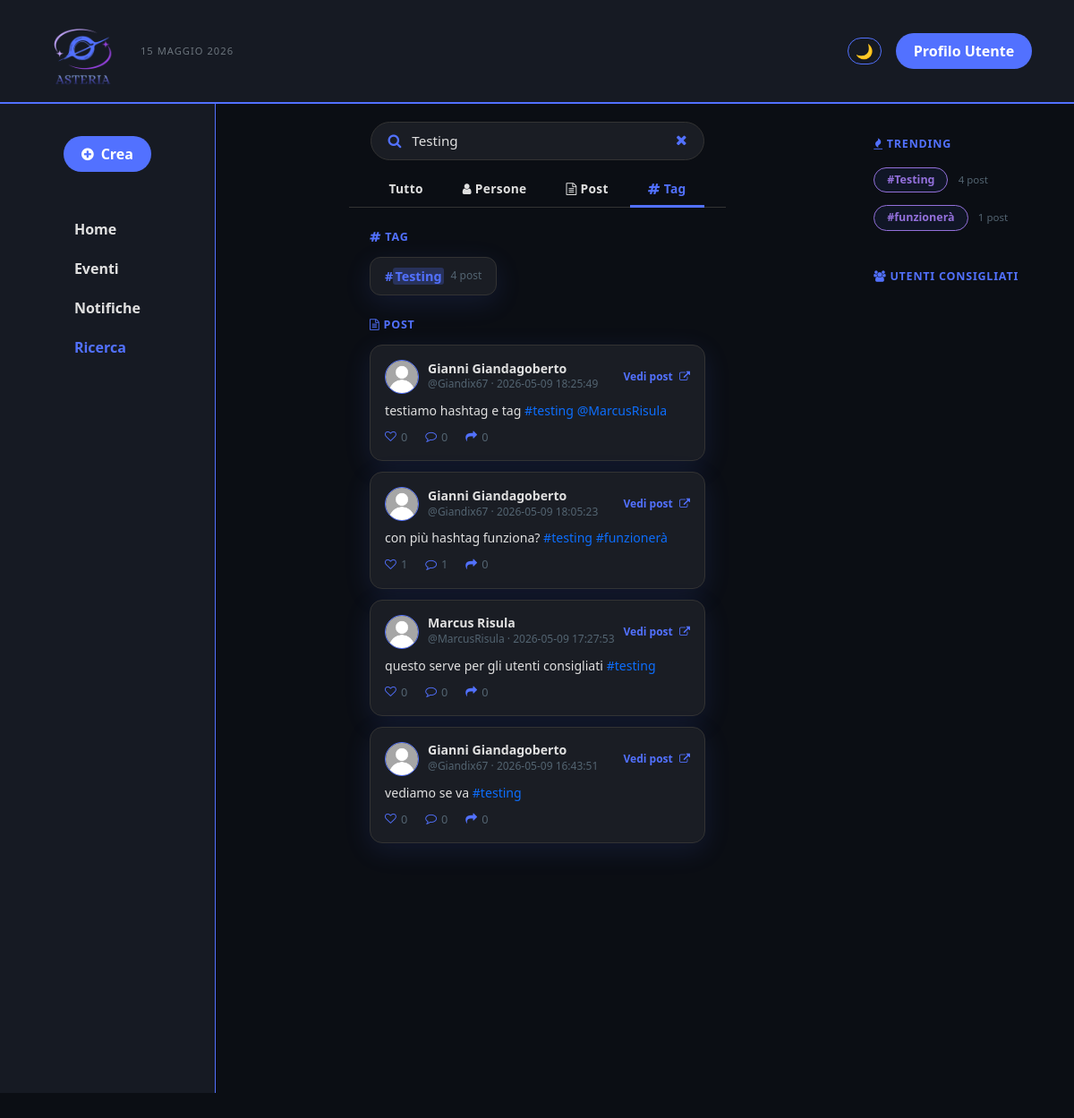
Page /ricerca.php?tag=Testing&f=tag (signed in) on the committed database.
### tables this page shows
CREATE TABLE `post` (
  `Id_Post` int(30) NOT NULL,
  `NumLike` int(4) DEFAULT 0,
  `Condivisioni` int(4) DEFAULT 0,
  `Allegato` varchar(100) DEFAULT NULL,
  `Descrizione` varchar(300) NOT NULL,
  `Data_post` datetime NOT NULL,
  `Utente` varchar(15) NOT NULL
);

CREATE TABLE `utenti` (
  `Nome` varchar(15) NOT NULL,
  `Cognome` varchar(15) NOT NULL,
  `NomeUtente` varchar(15) NOT NULL,
  `DataNascita` date DEFAULT NULL,
  `Foto` varchar(300) NOT NULL DEFAULT 'Utente.png',
  `Descrizione` varchar(200) DEFAULT NULL,
  `Password` varchar(100) NOT NULL,
  `Livello` int(2) NOT NULL DEFAULT 1
);

### Ricerca.php (the view, shortened to what this page needs)
<?php
include "Connessione.php";
$NomeUtente = $_SESSION['user'];
$query      = trim($_GET['q']   ?? '');
$filtro     = $_GET['f']        ?? 'tutto';
$tagCercato = trim($_GET['tag'] ?? '');
if ($tagCercato !== '') {
    $query  = $tagCercato;
    $filtro = 'tag';
}
$utenti = [];
$post   = [];
$tags   = [];
$trending = [];
try {
    $conn = new PDO("mysql:host=$host;dbname=$db", $user, $password);
    $conn->setAttribute(PDO::ATTR_ERRMODE, PDO::ERRMODE_EXCEPTION);
    $sqlTrending = "SELECT t.NomeTag, COUNT(tp.Id_Post) AS totale
                    FROM tag t
                    JOIN tagpost tp ON t.Id_Tag = tp.Id_Tag
                    GROUP BY t.Id_Tag
                    ORDER BY totale DESC
                    LIMIT 10";
    $trending = $conn->query($sqlTrending)->fetchAll(PDO::FETCH_ASSOC);
    if ($query !== '') {
        $like = '%' . $query . '%';
        if ($filtro === 'tutto' || $filtro === 'tag') {
            $sqlT = "SELECT t.NomeTag, COUNT(tp.Id_Post) AS totale
                     FROM tag t
                     JOIN tagpost tp ON t.Id_Tag = tp.Id_Tag
                     WHERE t.NomeTag LIKE ?
                     GROUP BY t.Id_Tag
                     ORDER BY totale DESC
                     LIMIT 20";
            $stmtT = $conn->prepare($sqlT);
            $stmtT->execute([$like]);
            $tags = $stmtT->fetchAll(PDO::FETCH_ASSOC);
        }
        if ($filtro === 'tag') {
            $sqlPT = "SELECT p.Id_Post, p.Descrizione, p.Allegato, p.Data_post,
                             p.NumLike, p.Condivisioni, p.Utente,
                             (SELECT COUNT(*) FROM commenti WHERE Id_Post = p.Id_Post) AS NumCommenti,
                             u.Nome, u.Cognome, u.Foto
                      FROM post p
                      JOIN utenti u ON u.NomeUtente = p.Utente
                      JOIN tagpost tp ON tp.Id_Post = p.Id_Post
                      JOIN tag t ON t.Id_Tag = tp.Id_Tag
                      WHERE t.NomeTag LIKE ?
                      ORDER BY p.Data_post DESC
                      LIMIT 30";
            $stmtPT = $conn->prepare($sqlPT);
            $stmtPT->execute([$like]);
            $postTag = $stmtPT->fetchAll(PDO::FETCH_ASSOC);
            if (!empty($postTag)) {
                $post = array_merge($post, $postTag);
                $seen = [];
                $post = array_filter($post, function($p) use (&$seen) {
                    if (in_array($p['Id_Post'], $seen)) return false;
                    $seen[] = $p['Id_Post'];
                    return true;
                });
            }
        }
    }
} catch (PDOException $e) {
    die("Errore database: " . $e->getMessage());
}
function highlight($testo, $query) {
    $escaped = htmlspecialchars($testo);
    $q = preg_quote(htmlspecialchars($query), '/');
    return preg_replace('/(' . $q . ')/i', '<mark style="background:rgba(82,113,255,0.25);color:inherit;border-radius:3px;padding:0 2px;">$1</mark>', $escaped);
}
function parseDescr($testo, $query = '') {
    $testo = htmlspecialchars($testo);
    $testo = preg_replace('/#([^\s!,?]+)/', '<a class="tag" href="ricerca.php?tag=$1">#$1</a>', $testo);
    $testo = preg_replace('/@([^\s!,?]+)/', '<a class="tag" href="Profilo.php?user=$1">@$1</a>', $testo);
    return $testo;
}
?>
<!DOCTYPE html>
<html lang="it">
<head>
    <link href="https://cdn.jsdelivr.net/npm/bootstrap@5.3.3/dist/css/bootstrap.min.css" rel="stylesheet">
    <link rel="stylesheet" href="//netdna.bootstrapcdn.com/font-awesome/4.1.0/css/font-awesome.min.css">
    <link rel="stylesheet" href="StileAsteria.css">
    <link rel="stylesheet" href="StileRicerca.css">
</head>
<body>
    <nav class="navbar navbar-expand-lg sticky-top">
        <div class="container-fluid px-0">
            <div class="nav-section-left d-flex align-items-center justify-content-center">
                <a class="navbar-brand d-flex align-items-center m-0" href="#">
                    <img src="LogoTrasparente.png" alt="Asteria Logo" class="logo-img">
                    <small id="current-date" class="text-secondary ms-2"
                           style="font-size:0.7rem; letter-spacing:1px; white-space:nowrap;"></small>
                </a>
            </div>
            <div class="nav-section-right d-flex align-items-center justify-content-center">
                <div class="theme-switch-wrapper me-3">
                    <button id="theme-toggle">🌙</button>
                </div>
                <button class="btn btn-custom rounded-pill fw-bold"
                        onclick="location.href='Profilo.php?user=<?= $NomeUtente ?>'">
                    Profilo Utente
                </button>
            </div>
        </div>
    </nav>
    <div class="contenitore">
        <div class="sezione sinistra">
            <div class="d-grid gap-2 p-3">
                <button class="btn btn-custom rounded-pill fw-bold"
                        onclick="location.href='CreaPost.php'">
                    <i class="fa fa-plus-circle me-2"></i>Crea
                </button>
            </div>
            <div class="mt-3">
                <li class="nav-item"><a class="nav-link px-3" href="Asteria.php">Home</a></li>
                <li class="nav-item"><a class="nav-link px-3" href="eventi.php">Eventi</a></li>
                <li class="nav-item"><a class="nav-link px-3" href="Asteria.php">Notifiche</a></li>
                <li class="nav-item">
                    <a class="nav-link px-3" href="ricerca.php"
                       style="color: var(--primary-color) !important;"></i>Ricerca
                    </a>
                </li>
            </div>
        </div>
        <div class="sezione centro">
            <div class="ricerca-header">
                <form method="GET" action="ricerca.php" id="form-ricerca">
                    <div class="ricerca-input-wrapper">
                        <i class="fa fa-search"></i>
                        <input type="text"
                               name="q"
                               id="input-ricerca"
                               placeholder="Cerca persone, post, #tag…"
                               value="<?= htmlspecialchars($query) ?>"
                               autocomplete="off">
                        <button type="button" class="clear-btn" id="clear-btn" onclick="clearRicerca()">
                            <i class="fa fa-times"></i>
                        </button>
                    </div>
                </form>
                <div class="filtri-tabs">
                    <button class="<?= $filtro === 'tutto'   ? 'active' : '' ?>"
                            onclick="setFiltro('tutto')">Tutto</button>
                    <button class="<?= $filtro === 'utenti'  ? 'active' : '' ?>"
                            onclick="setFiltro('utenti')">
                        <i class="fa fa-user me-1"></i>Persone
                    </button>
                    <button class="<?= $filtro === 'post'    ? 'active' : '' ?>"
                            onclick="setFiltro('post')">
                        <i class="fa fa-file-text-o me-1"></i>Post
                    </button>
                    <button class="<?= $filtro === 'tag'     ? 'active' : '' ?>"
                            onclick="setFiltro('tag')">
                        <i class="fa fa-hashtag me-1"></i>Tag
                    </button>
                </div>
            </div>
            <div class="ricerca-risultati">
                <?php if ($query === ''): ?>
                    <div class="ricerca-placeholder">
                        <i class="fa fa-search"></i>
                        <p>Cerca persone, post o hashtag</p>
                    </div>
                    <?php if (!empty($trending)): ?>
                    <div class="trending-section">
                        <div class="trending-title"><i class="fa fa-fire me-1"></i>Tag più usati</div>
                        <div class="trending-tags">
                            <?php foreach ($trending as $t): ?>
                                <button class="trending-tag"
                                        onclick="cercaTag('<?= htmlspecialchars($t['NomeTag']) ?>')">
                                    #<?= htmlspecialchars($t['NomeTag']) ?>
                                    <span style="opacity:0.6; font-weight:400; margin-left:4px;"><?= $t['totale'] ?></span>
                                </button>
                            <?php endforeach; ?>
                        </div>
                    </div>
                    <?php endif; ?>
                <?php else: ?>
                    <?php
                    $totale = count($utenti) + count($post) + count($tags);
                    if ($totale === 0):
                    ?>
                        <div class="nessun-risultato">
                            <i class="fa fa-inbox"></i>
                            <span>Nessun risultato per "<strong><?= htmlspecialchars($query) ?></strong>"</span>
                        </div>
                        <?php if (!empty($trending)): ?>
                        <div class="trending-section" style="margin-top:24px;">
                            <div class="trending-title"><i class="fa fa-fire me-1"></i>Tag più usati</div>
                            <div class="trending-tags">
                                <?php foreach ($trending as $t): ?>
                                    <button class="trending-tag"
                                            onclick="cercaTag('<?= htmlspecialchars($t['NomeTag']) ?>')">
                                        #<?= htmlspecialchars($t['NomeTag']) ?>
                                    </button>
                                <?php endforeach; ?>
                            </div>
                        </div>
                        <?php endif; ?>
                    <?php else: ?>
                        <?php if (!empty($tags)): ?>
                        <div class="sezione-label"><i class="fa fa-hashtag me-1"></i>Tag</div>
                        <div class="tag-lista">
                            <?php foreach ($tags as $t): ?>
                            <a href="ricerca.php?tag=<?= urlencode($t['NomeTag']) ?>&f=tag" class="tag-card">
                                <span class="tag-nome">#<?= highlight($t['NomeTag'], $query) ?></span>
                                <span class="tag-count"><?= $t['totale'] ?> post</span>
                            </a>
                            <?php endforeach; ?>
                        </div>
                        <?php endif; ?>
                        <?php if (!empty($post)): ?>
                        <div class="sezione-label"><i class="fa fa-file-text-o me-1"></i>Post</div>
                        <div class="post-lista">
                            <?php foreach ($post as $p): ?>
                            <div class="post-risultato">
                                <div class="post-ris-header">
                                    <img src="UploadProfili/<?= htmlspecialchars($p['Foto']) ?>"
                                         alt="avatar" class="post-ris-avatar">
                                    <div class="post-ris-meta">
                                        <div class="post-ris-nome">
                                            <a href="Profilo.php?user=<?= urlencode($p['Utente']) ?>"
                                               style="color:inherit;">
                                                <?= htmlspecialchars($p['Nome'] . ' ' . $p['Cognome']) ?>
                                            </a>
                                        </div>
                                        <div class="post-ris-info">
                                            @<?= htmlspecialchars($p['Utente']) ?>
                                            · <?= htmlspecialchars($p['Data_post']) ?>
                                        </div>
                                    </div>
                                    <a href="post.php?post=<?= $p['Id_Post'] ?>"
                                       style="font-size:0.75rem; color:var(--primary-color); font-weight:700;">
                                        Vedi post <i class="fa fa-external-link ms-1"></i>
                                    </a>
                                </div>
                                <div class="post-ris-testo">
                                    <?= parseDescr($p['Descrizione'], $query) ?>
                                </div>
                                <div class="post-ris-stats">
                                    <span><i class="fa fa-heart-o"></i> <?= $p['NumLike'] ?></span>
                                    <span><i class="fa fa-comment-o"></i> <?= $p['NumCommenti'] ?></span>
                                    <span><i class="fa fa-share"></i> <?= $p['Condivisioni'] ?></span>
                                </div>
                            </div>
                            <?php endforeach; ?>
                        </div>
                        <?php endif; ?>
                    <?php endif; ?>
                <?php endif; ?>
            </div>
        </div>
        <div class="sezione destra">
            <?php if (!empty($trending)): ?>
            <div style="padding: 16px; width:100%;">
                <div style="font-size:0.78rem; font-weight:800; color:var(--primary-color);
                            letter-spacing:0.8px; text-transform:uppercase; margin-bottom:12px;">
                    <i class="fa fa-fire me-1"></i>Trending
                </div>
                <?php foreach ($trending as $t): ?>
                <div style="margin-bottom:10px;">
                    <button class="trending-tag" style="font-size:0.78rem;"
                            onclick="cercaTag('<?= htmlspecialchars($t['NomeTag']) ?>')">
                        #<?= htmlspecialchars($t['NomeTag']) ?>
                    </button>
                    <span style="font-size:0.72rem; color:rgb(83,100,113); margin-left:6px;">
                        <?= $t['totale'] ?> post
                    </span>
                </div>
                <?php endforeach; ?>
            </div>
            <?php endif; ?>
            <div style="padding: 16px; width:100%;">
            <div style="font-size:0.78rem; font-weight:800; color:var(--primary-color);
                        letter-spacing:0.8px; text-transform:uppercase; margin-bottom:12px;">
                <i class="fa fa-users me-1"></i>Utenti Consigliati
            </div>
            <div class="profiliScroll">
            </div>
        </div>
    </div>
</body>
</html>

### rows in the picture
post: Utente.Foto (picture), Utente.Cognome "Gianni Giandagoberto", Utente "Giandix67", Data_post "2026-05-09 18:25:49", Descrizione "testiamo hashtag e tag #testing", testo "@MarcusRisula", NumLike "0", Condivisioni "0"
post: Utente.Foto (picture), Utente.Cognome "Gianni Giandagoberto", Utente "Giandix67", Data_post "2026-05-09 18:05:23", Descrizione "con più hashtag funziona? #testing #funzionerà", NumLike "1", NumCommenti "1", Condivisioni "0"
post: Utente.Foto (picture), Utente.Cognome "Marcus Risula", Utente "MarcusRisula", Data_post "2026-05-09 17:27:53", Descrizione "questo serve per gli utenti consigliati #testing", NumLike "0", NumCommenti "0", Condivisioni "0"
post: Utente.Foto (picture), Utente.Cognome "Gianni Giandagoberto", Utente "Giandix67", Data_post "2026-05-09 16:43:51", Descrizione "vediamo se va #testing", NumLike "0", NumCommenti "0", Condivisioni "0"

### other values in the picture
$t['totale'] "4"
$p['NumCommenti'] "0"
$t['NomeTag'] "Testing"
$t['NomeTag'] "funzionerà"
$t['totale'] "1"
